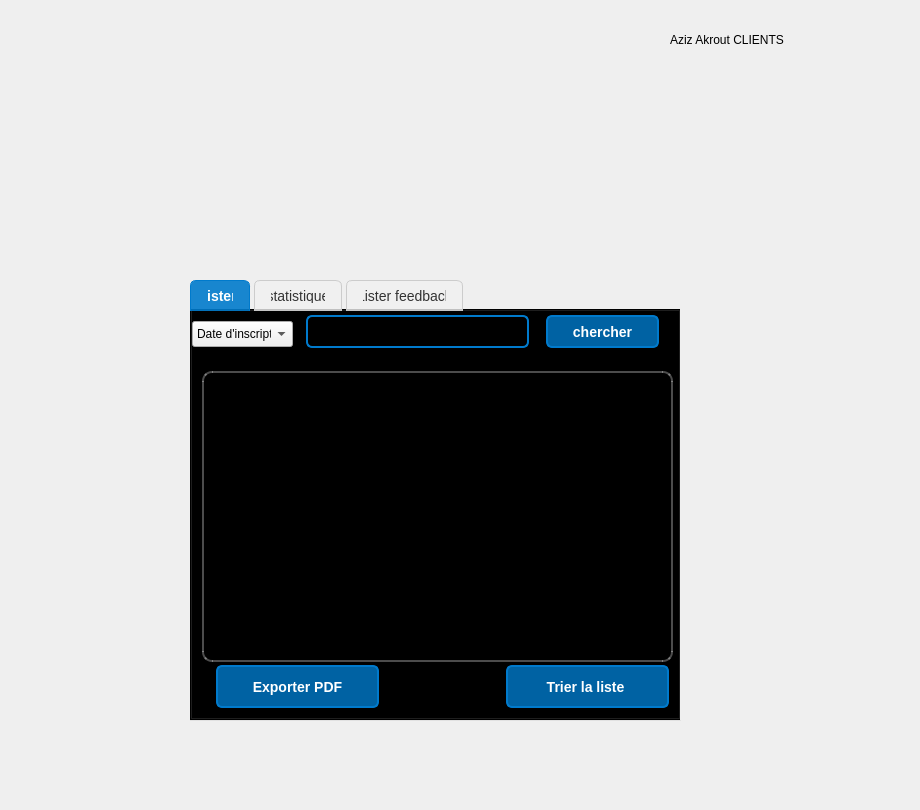
   <widget class="QWidget" name="page2_CLIENTS">
    <widget class="QLabel" name="label_6">
     <property name="geometry">
      <rect>
       <x>0</x>
       <y>-10</y>
       <width>911</width>
       <height>801</height>
      </rect>
     </property>
     <property name="text">
      <string/>
     </property>
     <property name="pixmap">
      <pixmap resource="res.qrc">:/back.png</pixmap>
     </property>
    </widget>
    <widget class="QLabel" name="label_13">
     <property name="geometry">
      <rect>
       <x>670</x>
       <y>30</y>
       <width>151</width>
       <height>20</height>
      </rect>
     </property>
     <property name="text">
      <string>Aziz Akrout CLIENTS</string>
     </property>
    </widget>
    <widget class="QTabWidget" name="TabC">
     <property name="geometry">
      <rect>
       <x>190</x>
       <y>280</y>
       <width>491</width>
       <height>441</height>
      </rect>
     </property>
     <property name="styleSheet">
      <string notr="true">/* Style général du QTabWidget */
QTabWidget {
    background: transparent; /* Fond transparent */
    border: 2px solid #007acc; /* Bordure bleue */
    border-radius: 8px; /* Coins arrondis */
    padding: 4px; /* Espacement intérieur */
}



/* Style des onglets */
QTabBar::tab {
    background-color: rgba(240, 240, 240, 0.8); /* Fond gris clair avec transparence */
    color: #333333; /* Texte gris foncé */
    padding: 8px 16px; /* Espacement intérieur */
    border: 1px solid #cccccc; /* Bordure légère */
    border-bottom: none; /* Pas de bordure en bas */
    border-top-left-radius: 6px; /* Coin arrondi en haut à gauche */
    border-top-right-radius: 6px; /* Coin arrondi en haut à droite */
    margin-right: 4px; /* Espacement entre les onglets */
    font-size: 14px; /* Taille de police */
    font-family: &quot;Segoe UI&quot;, sans-serif; /* Police moderne */
}

/* Onglet sélectionné */
QTabBar::tab:selected {
    background-color: rgba(0, 122, 204, 0.9); /* Fond bleu avec transparence */
    color: white; /* Texte blanc */
    border-color: #007acc; /* Bordure bleue */
    font-weight: bold; /* Texte en gras */
}

/* Effet hover sur les onglets */
QTabBar::tab:hover {
    background-color: rgba(224, 224, 224, 0.8); /* Fond gris plus clair au survol */
    color: #007acc; /* Texte bleu au survol */
}



/* Style de la barre d'onglets */
QTabBar {
    background: transparent; /* Fond transparent */
    border: none; /* Pas de bordure */
    spacing: 4px; /* Espacement entre les onglets */
}

/* Style du bouton de fermeture des onglets (si applicable) */
QTabBar::close-button {
    background: transparent; /* Fond transparent */
    padding: 4px; /* Espacement intérieur */
    border-radius: 2px; /* Coins légèrement arrondis */
}

QTabBar::close-button:hover {
    background: rgba(255, 68, 68, 0.8); /* Fond rouge avec transparence au survol */
    color: white; /* Texte blanc */
}

/* Style général pour les QLabel */
QLabel {
    font-size: 14px; /* Taille de police */
    color: white; /* Texte gris foncé */
    background-color: transparent; /* Fond transparent */
    border: 2px solid #007acc; /* Bordure bleue */
    border-radius: 6px; /* Coins arrondis */
 
    margin: 4px; /* Marge extérieure */
    font-family: &quot;Segoe UI&quot;, sans-serif; /* Police moderne */
font-weight: bold; /* Texte en gras */
}

/* Effet hover pour QLabel */
QLabel:hover {
    background-color: rgba(240, 248, 255, 0.8); /* Fond bleu clair avec transparence au survol */
    border-color: #005fa3; /* Bordure plus foncée au survol */
}

/* Style pour QLineEdit */
QLineEdit {
    font-size: 14px; /* Taille de police */
    color: #333333; /* Texte gris foncé */
    background-color: transparent; /* Fond transparent */
    border: 2px solid #007acc; /* Bordure bleue */
    border-radius: 6px; /* Coins arrondis */
  
    margin: 4px; /* Marge extérieure */
   font-weight: bold; /* Texte en gras */
    font-family: &quot;Segoe UI&quot;, sans-serif; /* Police moderne */
}

/* Effet focus pour QLineEdit */
QLineEdit:focus {
    border: 2px solid #005fa3; /* Bordure plus foncée lors du focus */
    background-color: rgba(240, 248, 255, 0.8); /* Fond bleu clair avec transparence lors du focus */
}

/* Style pour QPushButton */
QPushButton {
    font-size: 14px; /* Taille de police */
    color: white; /* Texte blanc */
    background-color: rgba(0, 122, 204, 0.8); /* Fond bleu avec transparence */
    border: 2px solid #007acc; /* Bordure bleue */
    border-radius: 6px; /* Coins arrondis */
    padding: 8px 16px; /* Espacement intérieur */
    margin: 4px; /* Marge extérieure */
    font-family: &quot;Segoe UI&quot;, sans-serif; /* Police moderne */
    font-weight: bold; /* Texte en gras */
}

/* Effet hover pour QPushButton */
QPushButton:hover {
    background-color: rgba(0, 95, 163, 0.8); /* Fond bleu plus foncé avec transparence au survol */
    border-color: #005fa3; /* Bordure plus foncée au survol */
}

/* Effet pressé pour QPushButton */
QPushButton:pressed {
    background-color: rgba(0, 79, 140, 0.8); /* Fond bleu encore plus foncé avec transparence lors du clic */
    border-color: #004f8c; /* Bordure encore plus foncée lors du clic */
}

/* Style pour QPushButton désactivé */
QPushButton:disabled {
    background-color: rgba(204, 204, 204, 0.8); /* Fond gris avec transparence */
    border-color: #cccccc; /* Bordure grise */
    color: #666666; /* Texte gris foncé */
} 
/* --- Style général de la table --- */
QTableView {
    background: transparent;
    border: 2px solid rgba(255, 255, 255, 0.3);
    border-radius: 10px;
    color: white;
    gridline-color: rgba(255, 255, 255, 0.2);
    selection-background-color: rgba(0, 162, 232, 0.3); /* Bleu translucide */
    selection-color: white;
    font-weight: bold;  /* Contenu en gras */
}

/* --- Style des cellules --- */
QTableView::item {
    background: rgba(0, 162, 232, 0.1); /* Bleu très léger */
    border: none;
    padding: 5px;
    font-weight: bold; /* Gras */
}

/* --- Effet au survol des cellules --- */
QTableView::item:hover {
    background: rgba(0, 162, 232, 0.2); /* Bleu un peu plus marqué */
}

/* --- Sélection d'une cellule --- */
QTableView::item:selected {
    background: rgba(0, 162, 232, 0.5); /* Bleu plus visible */
    color: black;
}

/* --- En-têtes de colonnes --- */
QHeaderView::section {
    background-color: rgba(0, 162, 232, 0.6); /* Bleu plus profond */
    color: white;
    padding: 8px;
    border: none;
    font-weight: bold;
    font-size: 12pt;
    border-bottom: 2px solid rgba(255, 255, 255, 0.5);
}

/* --- En-têtes des lignes --- */
/* --- En-têtes des lignes --- */
QHeaderView::section:vertical {
    background: rgba(0, 162, 232, 0.3);
    color: white;
    font-weight: bold;
    border-right: 2px solid rgba(255, 255, 255, 0.5);
}
/* Style pour QTextEdit */
QTextEdit {
    font-size: 14px; /* Taille de police */
    color: #333333; /* Texte gris foncé */
    background-color: rgba(240, 248, 255, 0.8); /* Fond bleu clair avec transparence */
    border: 2px solid #007acc; /* Bordure bleue */
    border-radius: 6px; /* Coins arrondis */
    padding: 8px; /* Espacement intérieur */
    font-family: &quot;Segoe UI&quot;, sans-serif; /* Police moderne */
    font-weight: normal; /* Texte normal */
}

/* Effet focus pour QTextEdit */
QTextEdit:focus {
    border: 2px solid #005fa3; /* Bordure plus foncée lors du focus */
    background-color: rgba(224, 248, 255, 0.8); /* Fond bleu clair un peu plus marqué lors du focus */
}

/* Effet hover pour QTextEdit */
QTextEdit:hover {
    background-color: rgba(224, 248, 255, 0.9); /* Fond bleu clair un peu plus marqué au survol */
}
</string>
     </property>
     <property name="currentIndex">
      <number>0</number>
     </property>
     <widget class="QWidget" name="tab_8">
      <attribute name="title">
       <string>lister</string>
      </attribute>
      <widget class="QTableView" name="tableViewC">
       <property name="geometry">
        <rect>
         <x>10</x>
         <y>60</y>
         <width>471</width>
         <height>291</height>
        </rect>
       </property>
      </widget>
      <widget class="QPushButton" name="pushButtonTrier_C">
       <property name="geometry">
        <rect>
         <x>310</x>
         <y>350</y>
         <width>171</width>
         <height>51</height>
        </rect>
       </property>
       <property name="text">
        <string>Trier la liste </string>
       </property>
      </widget>
      <widget class="QComboBox" name="comboBoxTri">
       <property name="geometry">
        <rect>
         <x>0</x>
         <y>10</y>
         <width>101</width>
         <height>26</height>
        </rect>
       </property>
       <item>
        <property name="text">
         <string>Date d'inscription</string>
        </property>
       </item>
       <item>
        <property name="text">
         <string>Prénom</string>
        </property>
       </item>
       <item>
        <property name="text">
         <string>Nom</string>
        </property>
       </item>
      </widget>
      <widget class="QPushButton" name="Exporter_PDF">
       <property name="geometry">
        <rect>
         <x>20</x>
         <y>350</y>
         <width>171</width>
         <height>51</height>
        </rect>
       </property>
       <property name="text">
        <string>Exporter PDF</string>
       </property>
      </widget>
      <widget class="QLineEdit" name="lineEditRecherche">
       <property name="geometry">
        <rect>
         <x>110</x>
         <y>0</y>
         <width>231</width>
         <height>41</height>
        </rect>
       </property>
      </widget>
      <widget class="QPushButton" name="chercher">
       <property name="geometry">
        <rect>
         <x>350</x>
         <y>0</y>
         <width>121</width>
         <height>41</height>
        </rect>
       </property>
       <property name="text">
        <string>chercher</string>
       </property>
      </widget>
     </widget>
     <widget class="QWidget" name="tab">
      <attribute name="title">
       <string>statistique</string>
      </attribute>
      <widget class="QWidget" name="widgetC" native="true">
       <property name="geometry">
        <rect>
         <x>19</x>
         <y>19</y>
         <width>451</width>
         <height>331</height>
        </rect>
       </property>
      </widget>
     </widget>
     <widget class="QWidget" name="tab_4">
      <attribute name="title">
       <string>Lister feedback</string>
      </attribute>
      <widget class="QTableWidget" name="RATINGS">
       <property name="geometry">
        <rect>
         <x>10</x>
         <y>71</y>
         <width>461</width>
         <height>311</height>
        </rect>
       </property>
      </widget>
     </widget>
    </widget>
   </widget>
